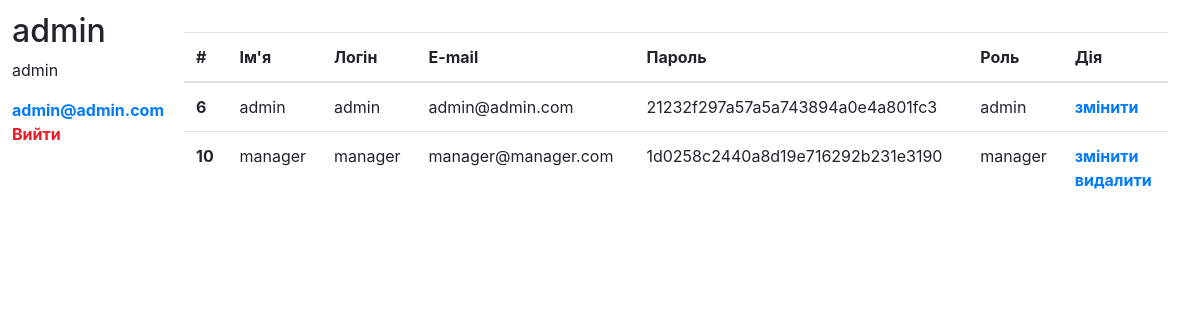
Screenshot of /index.php (signed in) with the database file from the repository.
### tables this page shows
CREATE TABLE `users` (
  `id` int NOT NULL,
  `full_name` varchar(355) DEFAULT NULL,
  `login` varchar(100) NOT NULL,
  `email` varchar(100) NOT NULL,
  `password` varchar(255) NOT NULL,
  `avatar` varchar(500) DEFAULT NULL,
  `role` varchar(32) NOT NULL DEFAULT 'user'
);

### includes/user-panel/table.php (the view, shortened to what this page needs)
<?php
    require_once 'includes/connect.php';
    $users = mysqli_query($connect, "SELECT * FROM `users`");
?>
    <table class="table">
      <thead>
        <tr>
          <th scope="col">#</th>
          <th scope="col">Ім'я</th>
          <th scope="col">Логін</th>
          <th scope="col">E-mail</th>
          <th scope="col">Пароль</th>
          <th scope="col">Роль</th>
        <?php
           if($_SESSION['user']['role'] == 'admin')
            {
                ?><th scope="col">Дія</th><?php
            }
        ?>
        </tr>
      </thead>
      <tbody>
<?php
    if($_SESSION['user']['role'] == 'admin')
    {
        foreach ($users as $user)
        {
            ?>
            <tr>
                <th scope="row"><?= $user['id']?></th>
                <td><?= $user['full_name']?></td>
                <td><?= $user['login']?></td>
                <td><?= $user['email']?></td>
                <td><?= $user['password']?></td>
                <td><?= $user['role']?></td>
                <?php if($_SESSION['user']['login'] != $user['login']) {?>
                <td><a href="includes/user-panel/change-user-menu.php?id=<?=$user['id']?>">змінити</a><br>
                    <a href="includes/user-panel/delete-confirmation.php?id=<?=$user['id']?>">видалити</a></td>
                <?php
                }
                else
                {?>
                    <td><a href="includes/user-panel/change-user-menu.php?id=<?=$user['id']?>">змінити</a></td>
                <?php
                }?>
            </tr>
            <?php
        }
    }
?>
      </tbody>
    </table>

### index.php (shortened to what this page needs)
<!doctype html>
<html lang="en">
<head>
    <link rel="stylesheet" href="assets/css/style.css">
    <link rel="stylesheet" href="https://cdn.jsdelivr.net/npm/bootstrap@4.0.0/dist/css/bootstrap.min.css">
</head>
<body class="profile">
    <div>
        <h2><?= $_SESSION['user']['full_name'] ?></h2>
        <p><?= $_SESSION['user']['login'] ?></p>
        <a href="#"> <?= $_SESSION['user']['email'] ?> </a><br>
        <a href="includes/logout.php" class="logout">Вийти</a>
    </div>
</body>
<body>
    <?php if($_SESSION['user']['role'] != 'user') require_once 'includes/user-panel/table.php' ?>
</body>
</html>

### assets/css/style.css (style rules this page uses)
* { margin: 0; padding: 0; box-sizing: border-box; }
body { height: 100vh; font-family: "Calibri Light"; align-items: center; justify-content: center; display: flex; }
table { margin: 20px; height: 20%; }
a { color: #7c9ab7; font-weight: bold; text-decoration: none; }
p { margin: 10px 0; }
.profile { align-items: normal; justify-content: normal; padding: 1%; }
.logout { color: #ee1b27; }

### rows the page displays
users: id "6", full_name "admin", login "admin", email "admin@admin.com", password "21232f297a57a5a743894a0e4a801fc3", role "admin"
users: id "10", full_name "manager", login "manager", email "manager@manager.com", password "1d0258c2440a8d19e716292b231e3190", role "manager"

### other values shown
$_SESSION['user']['full_name'] "admin"
$_SESSION['user']['login'] "admin"
$_SESSION['user']['email'] "admin@admin.com"
